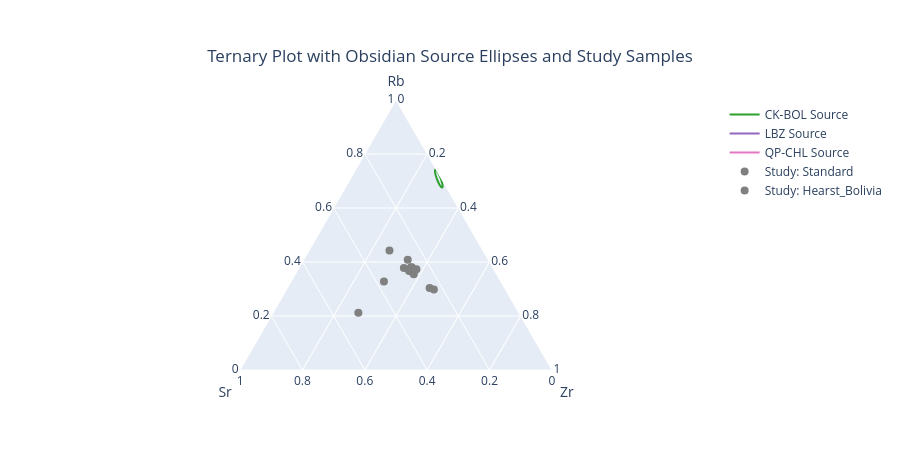

The code cell stored with this chart in its notebook:
### Markdown cell above
### Biplot generated for visual source identification
Investigate biplot shown above. You may change the element variables at start of previous cell and re-run cell in order to view source ellipses and study samples using different elements on X and Y axes.
Proceed to Ternary diagram below to view three element variables at once.

### Code cell
# TERNARY PLOT CODE

# --- Function to compute ellipse in 2D (fractions space) ---
def confidence_ellipse_points(x, y, n_std=1.96, size=100):
    """
    Return Nx2 array of (x,y) points for the confidence ellipse in 2D space.
    """
    if x.size != y.size:
        raise ValueError("x and y must be the same size")

    cov = np.cov(x, y)
    mean_x = np.mean(x)
    mean_y = np.mean(y)

    eigvals, eigvecs = np.linalg.eigh(cov)
    order = eigvals.argsort()[::-1]
    eigvals, eigvecs = eigvals[order], eigvecs[:, order]

    theta = np.linspace(0, 2 * np.pi, size)
    ellipse = np.stack([np.cos(theta), np.sin(theta)], axis=1)
    scale = n_std * np.sqrt(eigvals)
    ellipse = ellipse @ np.diag(scale) @ eigvecs.T
    ellipse += np.array([mean_x, mean_y])

    return ellipse  # Nx2 array

# --- Normalize compositional data ---
def normalize_composition(df, cols):
    """
    Normalize rows so that the specified columns sum to 1
    """
    comp = df[cols].values
    row_sums = comp.sum(axis=1).reshape(-1,1)
    comp_norm = comp / row_sums
    return comp_norm

# Columns
cols = ['Rb','Sr','Zr']

# Normalize srcs and study
srcs_subset_frac = normalize_composition(srcs_subset, cols)
study_frac = normalize_composition(study, cols)

# --- Ternary Plot ---
fig = go.Figure()

# --- PLOT ELLIPSES ---
if srcs_subset_valid.empty:
    print("⚠️ No valid source subset available for ternary ellipses. Skipping source ellipses.")
else:
    srcs_subset_frac = normalize_composition(srcs_subset_valid, cols)
    for g in srcs_subset_valid[group].unique():
        color = name_to_color.get(unique_name_to_name.get(g, ""), "gray")
        
        mask = srcs_subset_valid[group] == g  # Subset mask
        rb, sr, zr = srcs_subset_frac[mask].T  # Matching indices!

        ell = confidence_ellipse_points(rb, sr)

        eRb = ell[:,0]
        eSr = ell[:,1]
        eZr = 1 - eRb - eSr

        fig.add_trace(
            go.Scatterternary(
                a=eRb, b=eSr, c=eZr,
                mode='lines',
                line=dict(color=color),
                name=f"{g} Source",
                showlegend=True
            )
        )

# --- PLOT ONESAMPLE POINTS IF NON-EMPTY ---
onesample_valid = onesample.copy() if ('Group' in onesample.columns and not onesample.empty) else pd.DataFrame()
if onesample is not None and not onesample_valid.empty:
    onesample_frac = normalize_composition(onesample_valid, cols)
    for g in onesample_valid[group].unique():
        mask = onesample_valid[group] == g
        data = onesample_frac[mask]
        color = name_to_color.get(unique_name_to_name.get(g, ""), "black")

        fig.add_trace(
            go.Scatterternary(
                a=data[:,0],
                b=data[:,1],
                c=data[:,2],
                mode='markers',
                name=f"Source Sample: {g}",
                marker=dict(symbol='x', size=6, color=color),
                text=onesample[mask]['Sample'],
                hovertemplate="Source: %{text}<extra></extra>"
            )
        )

# --- PLOT STUDY SAMPLES WITH DIFFERENT COLORS PER GROUP ---
for g in study[group].unique():
    mask = study[group] == g
    data = study_frac[mask]
    color = name_to_color.get(unique_name_to_name.get(g, ""), "gray")

    fig.add_trace(
        go.Scatterternary(
            a=data[:,0],
            b=data[:,1],
            c=data[:,2],
            mode='markers',
            name=f"Study: {g}",
            marker=dict(symbol='circle', size=8, color=color),
            text=study[mask]['Sample'],
            hovertemplate="Sample: %{text}<extra></extra>"
        )
    )

# --- Layout ---
fig.update_layout(
    ternary=dict(
        sum=1,
        aaxis=dict(title='Rb'),
        baxis=dict(title='Sr'),
        caxis=dict(title='Zr')
    ),
    title=dict(
        text="Ternary Plot with Obsidian Source Ellipses and Study Samples",
        x=0.5,
        xanchor='center',
        yanchor='top',
    ),
        height=450 #Specified height in pixels, can be modified
)

fig.show()

### Figure 1 — Plotly figure (JSON) as saved in the notebook; plotly's stock layout.template omitted (floating-point values rounded to 4 significant figures)
{"data": [{"a": [0.676, 0.676, 0.6761, 0.6764, 0.6767, 0.6773, 0.6779, 0.6787, 0.6796, 0.6806, 0.6817, 0.683, 0.6843, 0.6857, 0.6873, 0.6889, 0.6906, 0.6924, 0.6942, 0.6961, 0.6981, 0.7001, 0.7021, 0.7042, 0.7063, 0.7084, 0.7105, 0.7126, 0.7147, 0.7167, 0.7188, 0.7207, 0.7227, 0.7246, 0.7264, 0.7282, 0.7298, 0.7314, 0.7329, 0.7343, 0.7356, 0.7368, 0.7379, 0.7389, 0.7398, 0.7405, 0.7411, 0.7416, 0.7419, 0.7421, 0.7422, 0.7421, 0.7419, 0.7416, 0.7412, 0.7406, 0.7399, 0.739, 0.7381, 0.737, 0.7358, 0.7345, 0.7331, 0.7316, 0.7301, 0.7284, 0.7266, 0.7248, 0.723, 0.721, 0.719, 0.717, 0.715, 0.7129, 0.7108, 0.7087, 0.7066, 0.7045, 0.7024, 0.7004, 0.6984, 0.6964, 0.6945, 0.6926, 0.6909, 0.6891, 0.6875, 0.686, 0.6845, 0.6831, 0.6819, 0.6807, 0.6797, 0.6788, 0.678, 0.6773, 0.6768, 0.6764, 0.6761, 0.676], "b": [0.01464, 0.01423, 0.0138, 0.01335, 0.01287, 0.01238, 0.01187, 0.01135, 0.01081, 0.01027, 0.009711, 0.009151, 0.008587, 0.008023, 0.007458, 0.006898, 0.006342, 0.005795, 0.005257, 0.004732, 0.00422, 0.003725, 0.003248, 0.002791, 0.002357, 0.001946, 0.00156, 0.001202, 0.0008716, 0.0005713, 0.0003018, 6.444e-05, -0.00014, -0.0003105, -0.0004466, -0.0005476, -0.0006132, -0.000643, -0.000637, -0.0005952, -0.0005177, -0.0004049, -0.0002572, -7.524e-05, 0.0001403, 0.0003885, 0.0006684, 0.0009789, 0.001319, 0.001686, 0.002081, 0.0025, 0.002942, 0.003406, 0.003889, 0.00439, 0.004906, 0.005436, 0.005977, 0.006528, 0.007085, 0.007647, 0.008212, 0.008776, 0.009339, 0.009897, 0.01045, 0.01099, 0.01152, 0.01204, 0.01255, 0.01303, 0.0135, 0.01395, 0.01437, 0.01477, 0.01514, 0.01548, 0.0158, 0.01608, 0.01634, 0.01656, 0.01675, 0.0169, 0.01702, 0.0171, 0.01715, 0.01716, 0.01714, 0.01708, 0.01698, 0.01685, 0.01669, 0.01649, 0.01626, 0.01599, 0.0157, 0.01537, 0.01502, 0.01464], "c": [0.3094, 0.3098, 0.3101, 0.3103, 0.3104, 0.3104, 0.3102, 0.31, 0.3096, 0.3091, 0.3086, 0.3079, 0.3071, 0.3062, 0.3053, 0.3042, 0.303, 0.3018, 0.3005, 0.2991, 0.2977, 0.2962, 0.2946, 0.293, 0.2913, 0.2897, 0.2879, 0.2862, 0.2845, 0.2827, 0.2809, 0.2792, 0.2775, 0.2757, 0.274, 0.2724, 0.2708, 0.2692, 0.2677, 0.2663, 0.2649, 0.2636, 0.2623, 0.2612, 0.2601, 0.2591, 0.2583, 0.2575, 0.2568, 0.2562, 0.2557, 0.2554, 0.2551, 0.255, 0.255, 0.255, 0.2552, 0.2555, 0.256, 0.2565, 0.2571, 0.2578, 0.2587, 0.2596, 0.2606, 0.2617, 0.2629, 0.2642, 0.2655, 0.2669, 0.2684, 0.2699, 0.2715, 0.2732, 0.2748, 0.2765, 0.2783, 0.28, 0.2818, 0.2835, 0.2853, 0.287, 0.2888, 0.2905, 0.2921, 0.2938, 0.2954, 0.2969, 0.2984, 0.2998, 0.3011, 0.3024, 0.3036, 0.3047, 0.3057, 0.3067, 0.3075, 0.3082, 0.3089, 0.3094], "line": {"color": "rgb(44, 160, 44)"}, "mode": "lines", "name": "CK-BOL Source", "showlegend": true, "type": "scatterternary"}, {"a": [NaN, NaN, NaN, NaN, NaN, NaN, NaN, NaN, NaN, NaN, NaN, NaN, NaN, NaN, NaN, NaN, NaN, NaN, NaN, NaN, NaN, NaN, NaN, NaN, NaN, NaN, NaN, NaN, NaN, NaN, NaN, NaN, NaN, NaN, NaN, NaN, NaN, NaN, NaN, NaN, NaN, NaN, NaN, NaN, NaN, NaN, NaN, NaN, NaN, NaN, NaN, NaN, NaN, NaN, NaN, NaN, NaN, NaN, NaN, NaN, NaN, NaN, NaN, NaN, NaN, NaN, NaN, NaN, NaN, NaN, NaN, NaN, NaN, NaN, NaN, NaN, NaN, NaN, NaN, NaN, NaN, NaN, NaN, NaN, NaN, NaN, NaN, NaN, NaN, NaN, NaN, NaN, NaN, NaN, NaN, NaN, NaN, NaN, NaN, NaN], "b": [NaN, NaN, NaN, NaN, NaN, NaN, NaN, NaN, NaN, NaN, NaN, NaN, NaN, NaN, NaN, NaN, NaN, NaN, NaN, NaN, NaN, NaN, NaN, NaN, NaN, NaN, NaN, NaN, NaN, NaN, NaN, NaN, NaN, NaN, NaN, NaN, NaN, NaN, NaN, NaN, NaN, NaN, NaN, NaN, NaN, NaN, NaN, NaN, NaN, NaN, NaN, NaN, NaN, NaN, NaN, NaN, NaN, NaN, NaN, NaN, NaN, NaN, NaN, NaN, NaN, NaN, NaN, NaN, NaN, NaN, NaN, NaN, NaN, NaN, NaN, NaN, NaN, NaN, NaN, NaN, NaN, NaN, NaN, NaN, NaN, NaN, NaN, NaN, NaN, NaN, NaN, NaN, NaN, NaN, NaN, NaN, NaN, NaN, NaN, NaN], "c": [NaN, NaN, NaN, NaN, NaN, NaN, NaN, NaN, NaN, NaN, NaN, NaN, NaN, NaN, NaN, NaN, NaN, NaN, NaN, NaN, NaN, NaN, NaN, NaN, NaN, NaN, NaN, NaN, NaN, NaN, NaN, NaN, NaN, NaN, NaN, NaN, NaN, NaN, NaN, NaN, NaN, NaN, NaN, NaN, NaN, NaN, NaN, NaN, NaN, NaN, NaN, NaN, NaN, NaN, NaN, NaN, NaN, NaN, NaN, NaN, NaN, NaN, NaN, NaN, NaN, NaN, NaN, NaN, NaN, NaN, NaN, NaN, NaN, NaN, NaN, NaN, NaN, NaN, NaN, NaN, NaN, NaN, NaN, NaN, NaN, NaN, NaN, NaN, NaN, NaN, NaN, NaN, NaN, NaN, NaN, NaN, NaN, NaN, NaN, NaN], "line": {"color": "rgb(148, 103, 189)"}, "mode": "lines", "name": "LBZ Source", "showlegend": true, "type": "scatterternary"}, {"a": [NaN, NaN, NaN, NaN, NaN, NaN, NaN, NaN, NaN, NaN, NaN, NaN, NaN, NaN, NaN, NaN, NaN, NaN, NaN, NaN, NaN, NaN, NaN, NaN, NaN, NaN, NaN, NaN, NaN, NaN, NaN, NaN, NaN, NaN, NaN, NaN, NaN, NaN, NaN, NaN, NaN, NaN, NaN, NaN, NaN, NaN, NaN, NaN, NaN, NaN, NaN, NaN, NaN, NaN, NaN, NaN, NaN, NaN, NaN, NaN, NaN, NaN, NaN, NaN, NaN, NaN, NaN, NaN, NaN, NaN, NaN, NaN, NaN, NaN, NaN, NaN, NaN, NaN, NaN, NaN, NaN, NaN, NaN, NaN, NaN, NaN, NaN, NaN, NaN, NaN, NaN, NaN, NaN, NaN, NaN, NaN, NaN, NaN, NaN, NaN], "b": [NaN, NaN, NaN, NaN, NaN, NaN, NaN, NaN, NaN, NaN, NaN, NaN, NaN, NaN, NaN, NaN, NaN, NaN, NaN, NaN, NaN, NaN, NaN, NaN, NaN, NaN, NaN, NaN, NaN, NaN, NaN, NaN, NaN, NaN, NaN, NaN, NaN, NaN, NaN, NaN, NaN, NaN, NaN, NaN, NaN, NaN, NaN, NaN, NaN, NaN, NaN, NaN, NaN, NaN, NaN, NaN, NaN, NaN, NaN, NaN, NaN, NaN, NaN, NaN, NaN, NaN, NaN, NaN, NaN, NaN, NaN, NaN, NaN, NaN, NaN, NaN, NaN, NaN, NaN, NaN, NaN, NaN, NaN, NaN, NaN, NaN, NaN, NaN, NaN, NaN, NaN, NaN, NaN, NaN, NaN, NaN, NaN, NaN, NaN, NaN], "c": [NaN, NaN, NaN, NaN, NaN, NaN, NaN, NaN, NaN, NaN, NaN, NaN, NaN, NaN, NaN, NaN, NaN, NaN, NaN, NaN, NaN, NaN, NaN, NaN, NaN, NaN, NaN, NaN, NaN, NaN, NaN, NaN, NaN, NaN, NaN, NaN, NaN, NaN, NaN, NaN, NaN, NaN, NaN, NaN, NaN, NaN, NaN, NaN, NaN, NaN, NaN, NaN, NaN, NaN, NaN, NaN, NaN, NaN, NaN, NaN, NaN, NaN, NaN, NaN, NaN, NaN, NaN, NaN, NaN, NaN, NaN, NaN, NaN, NaN, NaN, NaN, NaN, NaN, NaN, NaN, NaN, NaN, NaN, NaN, NaN, NaN, NaN, NaN, NaN, NaN, NaN, NaN, NaN, NaN, NaN, NaN, NaN, NaN, NaN, NaN], "line": {"color": "rgb(227, 119, 194)"}, "mode": "lines", "name": "QP-CHL Source", "showlegend": true, "type": "scatterternary"}, {"a": [0.2984, 0.3039], "b": [0.2292, 0.2402], "c": [0.4723, 0.4559], "hovertemplate": "Sample: %{text}<extra></extra>", "marker": {"color": "gray", "size": 8, "symbol": "circle"}, "mode": "markers", "name": "Study: Standard", "text": ["RGM", "RGM"], "type": "scatterternary"}, {"a": [0.355, 0.3803, 0.4086, 0.3732, 0.3728, 0.3282, 0.3807, 0.367, 0.3732, 0.3633, 0.378, 0.4425, 0.2124], "b": [0.2655, 0.2593, 0.2581, 0.2478, 0.2672, 0.3746, 0.2615, 0.2744, 0.2727, 0.2669, 0.2857, 0.2997, 0.5145], "c": [0.3795, 0.3604, 0.3333, 0.379, 0.36, 0.2973, 0.3578, 0.3586, 0.3541, 0.3698, 0.3363, 0.2578, 0.2731], "hovertemplate": "Sample: %{text}<extra></extra>", "marker": {"color": "gray", "size": 8, "symbol": "circle"}, "mode": "markers", "name": "Study: Hearst_Bolivia", "text": ["16-19215", "16-19216", "16-19217", "16-19218", "16-19219", "16-19220", "16-19221", "16-19222", "16-19223", "16-19224", "16-19225", "16-19226", "16-11804"], "type": "scatterternary"}], "layout": {"height": 450, "ternary": {"aaxis": {"title": {"text": "Rb"}}, "baxis": {"title": {"text": "Sr"}}, "caxis": {"title": {"text": "Zr"}}, "sum": 1}, "title": {"text": "Ternary Plot with Obsidian Source Ellipses and Study Samples", "x": 0.5, "xanchor": "center", "yanchor": "top"}}}
